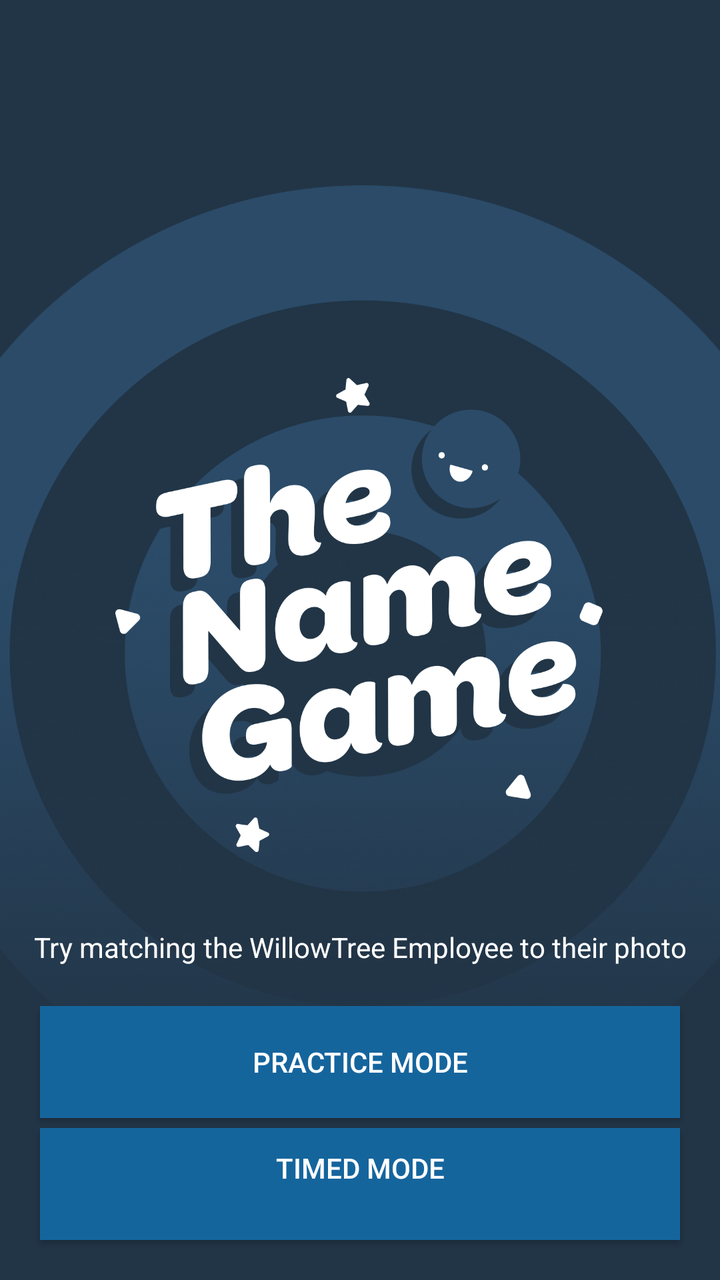
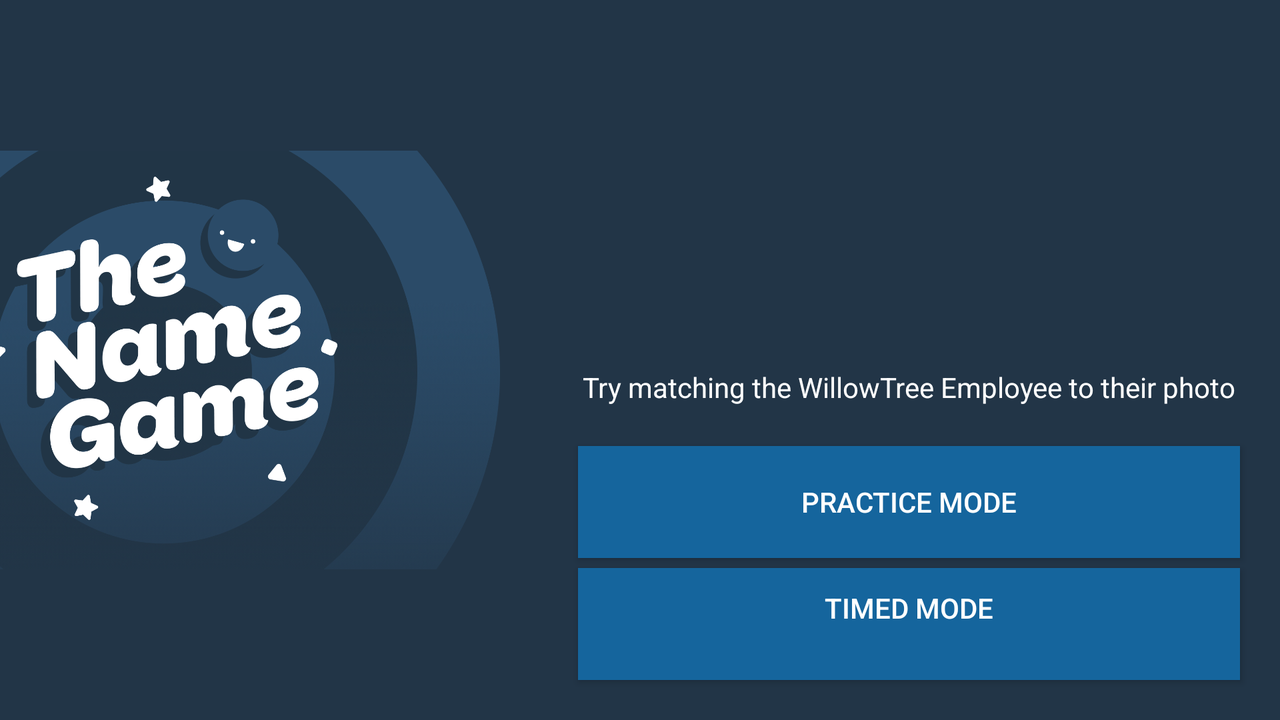

One screen, two layout resources from the same app: the default and the repository's alternative for another configuration. Each is rendered where Android would select it; the XML of both is given below.
<!-- AndroidManifest.xml: application theme Theme.AppCompat.Light.NoActionBar -->
<!-- res/layout/activity_main.xml -->
<?xml version="1.0" encoding="utf-8"?>
<androidx.constraintlayout.widget.ConstraintLayout xmlns:android="http://schemas.android.com/apk/res/android"
    xmlns:app="http://schemas.android.com/apk/res-auto"
    android:layout_width="match_parent"
    android:layout_height="match_parent"
    android:background="@color/blue_background"
    android:orientation="vertical">

    <ImageView
        android:layout_width="match_parent"
        android:layout_height="match_parent"
        android:src="@drawable/ic_background" />

    <TextView
        android:layout_width="match_parent"
        android:layout_height="wrap_content"
        android:layout_marginBottom="@dimen/dimen_20dp"
        android:gravity="center"
        android:text="@string/label_description"
        android:textColor="@color/white"
        app:layout_constraintBottom_toTopOf="@+id/btnPracticeMode" />

    <Button
        android:id="@+id/btnPracticeMode"
        android:layout_width="match_parent"
        android:layout_height="@dimen/dimen_56dp"
        android:layout_marginHorizontal="@dimen/dimen_20dp"
        android:layout_marginBottom="5dp"
        android:background="@color/blue_button_background"
        android:text="@string/label_practice_mode"
        android:textColor="@color/white"
        app:layout_constraintBottom_toTopOf="@+id/btnTimedMode" />

    <Button
        android:id="@+id/btnTimedMode"
        android:layout_width="match_parent"
        android:layout_height="@dimen/dimen_56dp"
        android:layout_marginHorizontal="@dimen/dimen_20dp"
        android:layout_marginBottom="@dimen/dimen_20dp"
        android:background="@color/blue_button_background"
        android:text="@string/label_timed_mode"
        android:textColor="@color/white"
        app:layout_constraintBottom_toBottomOf="parent" />

</androidx.constraintlayout.widget.ConstraintLayout>
<!-- resources referenced by this layout -->
<resources>
  <color name="blue_background">#223547</color>
  <color name="blue_button_background">#15659D</color>
  <color name="white">#FFFFFFFF</color>
  <dimen name="dimen_20dp">20dp</dimen>
  <dimen name="dimen_56dp">56dp</dimen>
  <!-- drawable ic_background: png bitmap (drawable, 450720 bytes) -->
  <string name="label_description">Try matching the WillowTree Employee to their photo</string>
  <string name="label_practice_mode">Practice Mode</string>
  <string name="label_timed_mode">Timed Mode\n</string>
</resources>
<!-- res/layout-land/activity_main.xml (the repository's variant of the layout above) -->
<!-- drawn on the phone turned sideways -->
<?xml version="1.0" encoding="utf-8"?>
<androidx.constraintlayout.widget.ConstraintLayout xmlns:android="http://schemas.android.com/apk/res/android"
    xmlns:app="http://schemas.android.com/apk/res-auto"
    android:layout_width="match_parent"
    android:layout_height="match_parent"
    android:background="@color/blue_background"
    android:orientation="vertical">

    <androidx.appcompat.widget.AppCompatImageView
        app:layout_constraintStart_toStartOf="parent"
        android:layout_width="250dp"
        android:maxWidth="250dp"
        android:layout_height="match_parent"
        android:src="@drawable/ic_backoung_landscape" />

    <TextView
        android:layout_width="331dp"
        app:layout_constraintEnd_toEndOf="@+id/btnPracticeMode"
        android:layout_height="wrap_content"
        android:layout_marginBottom="@dimen/dimen_20dp"
        android:gravity="center"
        android:text="@string/label_description"
        android:textColor="@color/white"
        app:layout_constraintBottom_toTopOf="@+id/btnPracticeMode" />

    <Button
        android:id="@+id/btnPracticeMode"
        android:layout_width="wrap_content"
        android:layout_height="@dimen/dimen_56dp"
        android:minWidth="331dp"
        app:layout_constraintEnd_toEndOf="parent"
        android:layout_marginHorizontal="@dimen/dimen_20dp"
        android:layout_marginBottom="5dp"
        android:background="@color/blue_button_background"
        android:text="@string/label_practice_mode"
        android:textColor="@color/white"
        app:layout_constraintBottom_toTopOf="@+id/btnTimedMode" />

    <Button
        android:layout_width="wrap_content"
        android:id="@+id/btnTimedMode"
        android:minWidth="331dp"
        app:layout_constraintEnd_toEndOf="parent"
        android:layout_marginEnd="@dimen/dimen_20dp"
        android:layout_height="@dimen/dimen_56dp"
        android:layout_marginBottom="@dimen/dimen_20dp"
        android:background="@color/blue_button_background"
        android:text="@string/label_timed_mode"
        android:textColor="@color/white"
        app:layout_constraintBottom_toBottomOf="parent" />

</androidx.constraintlayout.widget.ConstraintLayout>
<!-- resources referenced by the variant -->
<!-- as the phone turned sideways resolves them -->
<resources>
  <color name="blue_background">#223547</color>
  <color name="blue_button_background">#15659D</color>
  <color name="white">#FFFFFFFF</color>
  <dimen name="dimen_20dp">20dp</dimen>
  <dimen name="dimen_56dp">56dp</dimen>
  <!-- drawable ic_backoung_landscape: png bitmap (drawable, 249754 bytes) -->
  <string name="label_description">Try matching the WillowTree Employee to their photo</string>
  <string name="label_practice_mode">Practice Mode</string>
  <string name="label_timed_mode">Timed Mode\n</string>
</resources>
